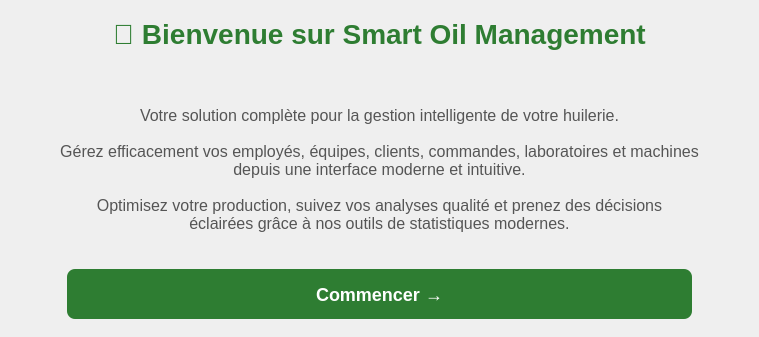
            <widget class="QWidget" name="pageAccueil">
              <layout class="QVBoxLayout" name="accueilLayout">
                <property name="leftMargin">
                  <number>60</number>
                </property>
                <property name="rightMargin">
                  <number>60</number>
                </property>
                <item>
                  <spacer name="accueilTopSpacer">
                    <property name="orientation">
                      <enum>Qt::Vertical</enum>
                    </property>
                  </spacer>
                </item>
                <item>
                  <widget class="QLabel" name="accueilTitre">
                    <property name="text">
                      <string>🌿 Bienvenue sur Smart Oil Management</string>
                    </property>
                    <property name="alignment">
                      <set>Qt::AlignCenter</set>
                    </property>
                    <property name="styleSheet">
                      <string>font-size: 28px; font-weight: bold; color: #2E7D32; margin-bottom: 20px;</string>
                    </property>
                  </widget>
                </item>
                <item>
                  <widget class="QLabel" name="accueilMessage">
                    <property name="text">
                      <string>Votre solution complète pour la gestion intelligente de votre huilerie.

Gérez efficacement vos employés, équipes, clients, commandes, laboratoires et machines
depuis une interface moderne et intuitive.

Optimisez votre production, suivez vos analyses qualité et prenez des décisions
éclairées grâce à nos outils de statistiques modernes.</string>
                    </property>
                    <property name="alignment">
                      <set>Qt::AlignCenter</set>
                    </property>
                    <property name="wordWrap">
                      <bool>true</bool>
                    </property>
                    <property name="styleSheet">
                      <string>font-size: 16px; color: #555; line-height: 1.6; margin: 30px 0;</string>
                    </property>
                  </widget>
                </item>
                <item>
                  <layout class="QHBoxLayout" name="accueilBtnLayout">
                    <item>
                      <spacer name="accueilBtnLeftSpacer">
                        <property name="orientation">
                          <enum>Qt::Horizontal</enum>
                        </property>
                      </spacer>
                    </item>
                    <item>
                      <widget class="QPushButton" name="btnContinuer">
                        <property name="text">
                          <string>Commencer →</string>
                        </property>
                        <property name="minimumSize">
                          <size>
                            <width>200</width>
                            <height>50</height>
                          </size>
                        </property>
                        <property name="styleSheet">
                          <string>QPushButton { background-color: #2E7D32; color: white; font-size: 18px; font-weight: bold; border-radius: 8px; } QPushButton:hover { background-color: #1B5E20; }</string>
                        </property>
                      </widget>
                    </item>
                    <item>
                      <spacer name="accueilBtnRightSpacer">
                        <property name="orientation">
                          <enum>Qt::Horizontal</enum>
                        </property>
                      </spacer>
                    </item>
                  </layout>
                </item>
                <item>
                  <spacer name="accueilBottomSpacer">
                    <property name="orientation">
                      <enum>Qt::Vertical</enum>
                    </property>
                  </spacer>
                </item>
              </layout>
            </widget>
